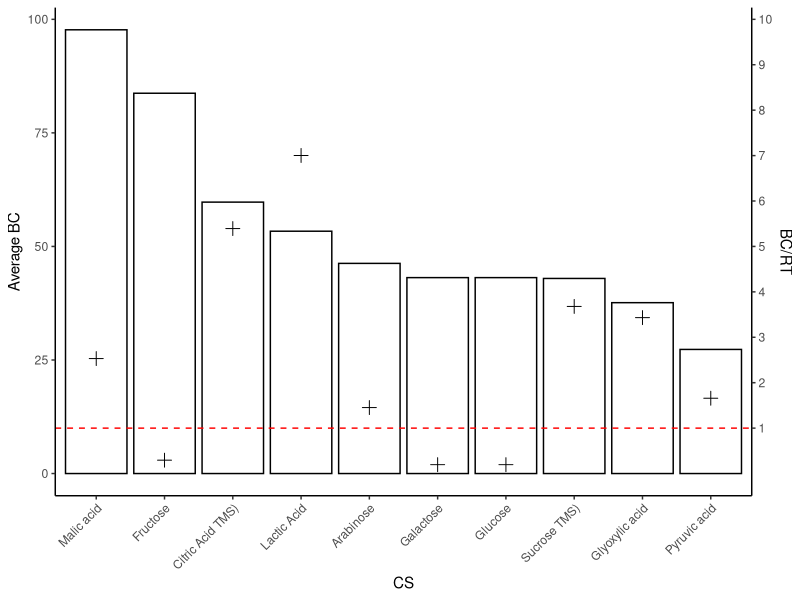

The R source for this figure: (Note: this script raises an error after producing the figure.)
#' Analysis of the root exudate data from Wilson et al 2015 where they have
#' they conducted transcriptomics and metabolomics of root border cells (BC) versus root tip (RT).
#' Here I only need the metabolomic data of BCs

library(tidyverse)

gcms <- read_csv(here::here("data/raw/root_exudate/253054TABLE_SIII_Watson_et_al_Border_Cells_Jan15.csv"), show_col_types = F)

# 00. clean up column names ----
#' A few concerns
#' 1. I am not sure if ...3 is the batch ID or means what. Given that the same CS
#' appears multiple times in one trial, I guess it should be
gcms <- gcms %>%
    select(...3, ...4, starts_with("BC"), starts_with("RT"), `avg BC`, `avg RT`) %>%
    rename(Batch = ...3, CS = ...4) %>%
    select(Batch, CS, "BC1...15", "BC2...16", "BC3...17", "BC4...18", "RT1...20", "RT2...21", "RT3...22", "RT4...23", "BC/RT", `avg BC`, `avg RT`) %>%
    rename_all(function(x){str_replace(x, "\\.\\.\\.\\d+$", "")}) %>%
    slice(-1) %>%
    filter(!is.na(CS), CS != "Unknown", CS != 1) %>%
    filter(CS != "NA)") %>%
    filter(!is.na(`BC/RT`)) %>%
    mutate(`BC/RT` = as.numeric(`BC/RT`)) %>%
    #distinct(Batch, CS, .keep_all = T) %>%
    arrange(CS, Batch)


gcms_clean <- gcms %>%
    select(Batch, CS, `BC/RT`, `avg BC`, `avg RT`) %>%
    arrange(desc(`avg BC`)) %>%
    # Remove amino acids
    filter(!str_detect(CS, "ine")) %>%
    filter(!str_detect(CS, "glutami")) %>%
    filter(!str_detect(CS, "Aspartic")) %>%
    filter(!str_detect(CS, "Ethylbis")) %>%
    # Remove inorganic acids
    filter(!str_detect(CS, "Phosphoric Acid")) %>%
    filter(!str_detect(CS, "Boric Acid")) %>%
    # Others
    filter(!str_detect(CS, "Urea")) %>%
    filter(!str_detect(CS, "Butanoic acid")) %>%
    filter(!str_detect(CS, "Myo-Inositol"))

coeff = 10
p1 <- gcms_clean %>%
    arrange(desc(`avg BC`)) %>%
    distinct(Batch, CS, .keep_all = T) %>%
    slice(1:10) %>%
    mutate(CS = factor(CS, CS)) %>%
    ggplot() +
    geom_col(aes(x = CS, y = `avg BC`), color = 1, fill = NA) +
    geom_point(aes(x = CS, y = `BC/RT` * coeff), size = 3, shape = 3) +
    geom_hline(yintercept = 1*coeff, linetype = 2, color = "red") +
    scale_y_continuous(name = "Average BC", sec.axis = sec_axis(~./coeff, name = "BC/RT", breaks = 1:10)) +
    theme_classic() +
    theme(axis.text.x = element_text(angle = 45, vjust = 1, hjust = 1))

p2 <- gcms_clean %>%
    arrange(desc(`BC/RT`)) %>%
    distinct(Batch, CS, .keep_all = T) %>%
    slice(1:10) %>%
    mutate(CS = factor(CS, CS)) %>%
    ggplot() +
    geom_col(aes(x = CS, y = `avg BC`), color = 1, fill = NA) +
    geom_point(aes(x = CS, y = `BC/RT` * coeff), size = 3, shape = 3) +
    geom_hline(yintercept = 1*coeff, linetype = 2, color = "red") +
    scale_y_continuous(name = "Average BC", sec.axis = sec_axis(~./coeff, name = "BC/RT", breaks = 1:10)) +
    theme_classic() +
    theme(axis.text.x = element_text(angle = 45, vjust = 1, hjust = 1))
p1
ggsave(here::here("plots/root_exudate_GCMS.png"), p, width = 5, height = 3)









